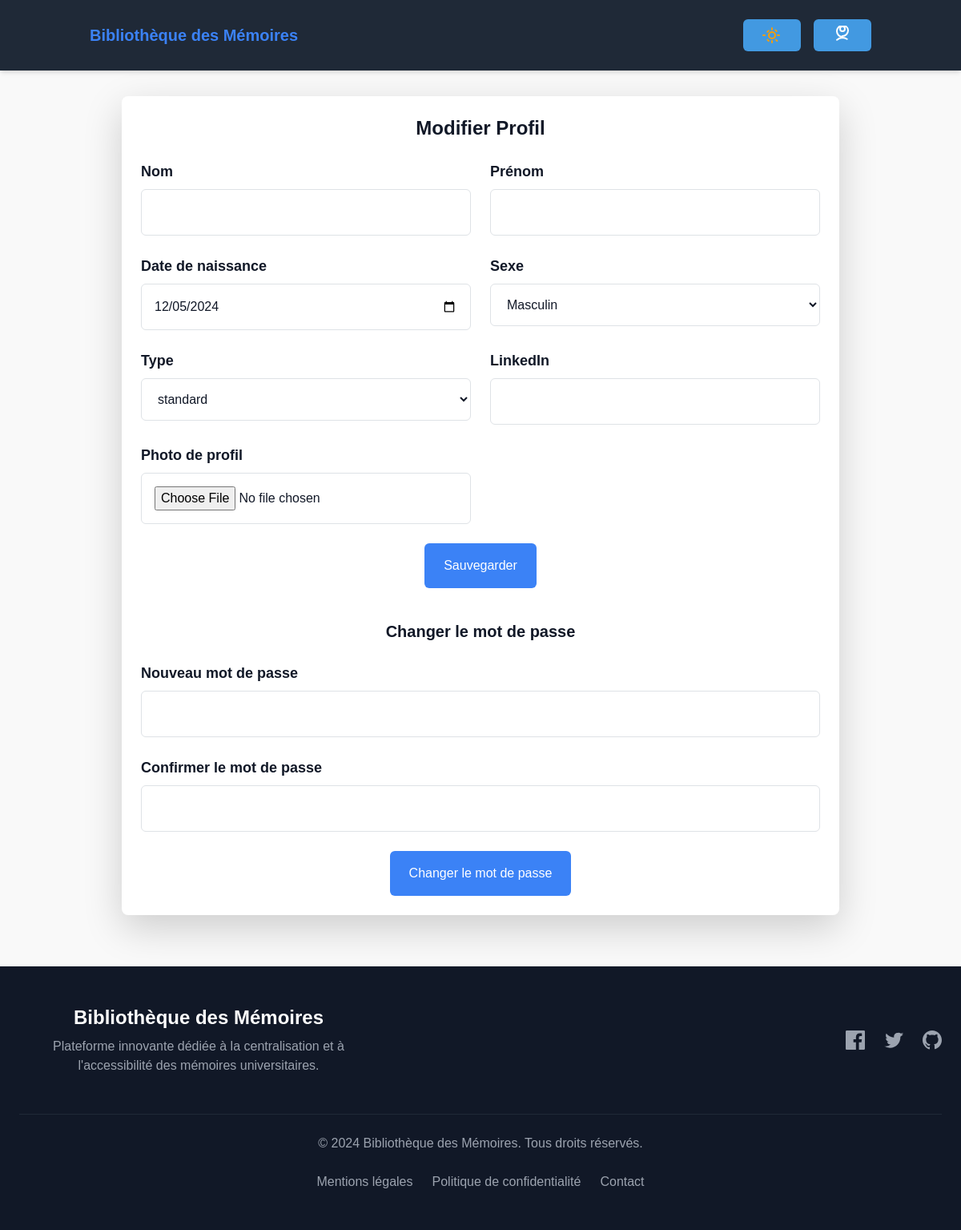
The app's page /edit_profile (signed in), older data.
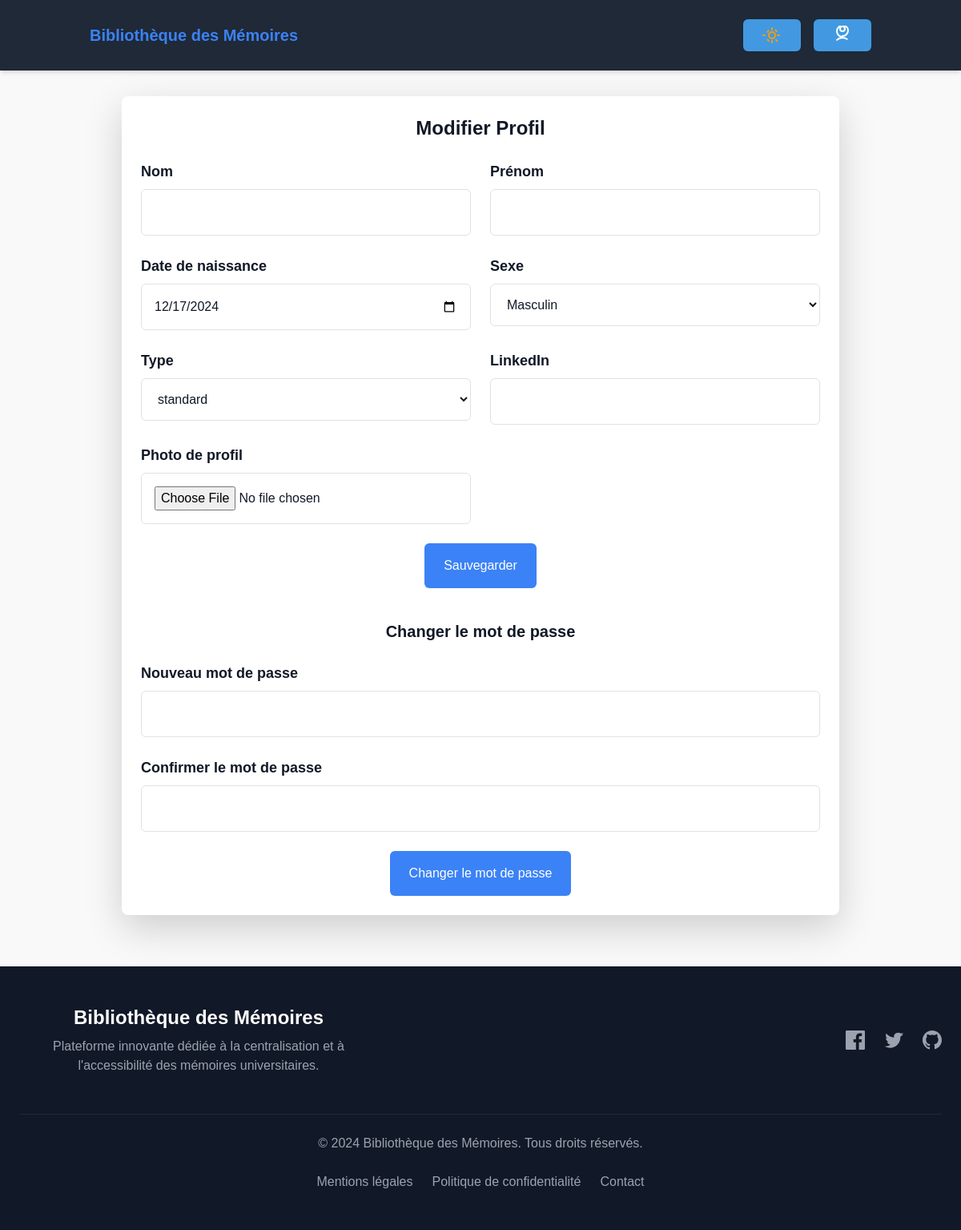
The same page, newer data.
### memoire/models.py (models this page shows, shortened)
class UserProfile(models.Model):
    SEXE_CHOICES = [
        ('M', 'Masculin'),
        ('F', 'Féminin'),
        ('A', 'Autre'),
    ]
    TYPE_CHOICES = [
        ('standard', 'Standard'),
        ('admin', 'Administrateur'),
        ('superadmin', 'superAdministrateur'),
    ]
    nom = models.CharField(max_length=100)
    prenom = models.CharField(max_length=100)
    birthday = models.DateField()
    sexe = models.CharField(max_length=1, choices=SEXE_CHOICES)
    email = models.EmailField(unique=True)
    type = models.CharField(max_length=10, choices=TYPE_CHOICES)
    realisation_linkedin = models.URLField(max_length=200, blank=True, null=True)
    photo_profil = models.ImageField(upload_to='photos_profil/', blank=True, null=True)
    password = models.CharField(max_length=128)

### memoire/views.py (the view, shortened to what this page needs)
# urls.py: path('edit_profile',  edit_profile,name="edit_profile"),
def edit_profile(request):
    try:
        idp=request.session['user_id']
        user = UserProfile.objects.get(id=idp)
        user_profile = user
    except UserProfile.DoesNotExist:
        messages.error(request, "Profil introuvable.")
        return redirect('login')
    return render(request, 'edit_profile.html', {'user': user_profile})

### Template/edit_profile.html (shortened to what the changed rows need)
{% extends "base.html" %}
{% block content %}
<div class="p-6 bg-white dark:bg-gray-800 text-gray-900 dark:text-gray-100 rounded-lg shadow-lg transition max-w-4xl mx-auto mt-8">
    <h2 class="text-2xl font-bold mb-6 text-center">Modifier Profil</h2>
    <form method="POST" enctype="multipart/form-data" action="edit_profile" class="space-y-6">
        <div class="grid grid-cols-1 md:grid-cols-2 gap-6">
            <div class="mb4">
                <label for="birthday" class="block text-lg font-semibold mb-2">Date de naissance</label>
                <input
                    type="date"
                    name="birthday"
                    id="birthday"
                    value="{{ user.birthday|date:'Y-m-d' }}"
                    class="w-full p-3 border rounded-md bg-white text-gray-900 border-gray-300 focus:ring-2 focus:ring-blue-500 focus:outline-none dark:bg-gray-700 dark:text-gray-100 dark:border-gray-600 dark:placeholder-gray-400">
            </div>
        </div>
    </form>
</div>
{% endblock content %}

Row changes from the older to the newer data that the page shows:
changed UserProfile: birthday "12/05/2024" → "12/17/2024"
